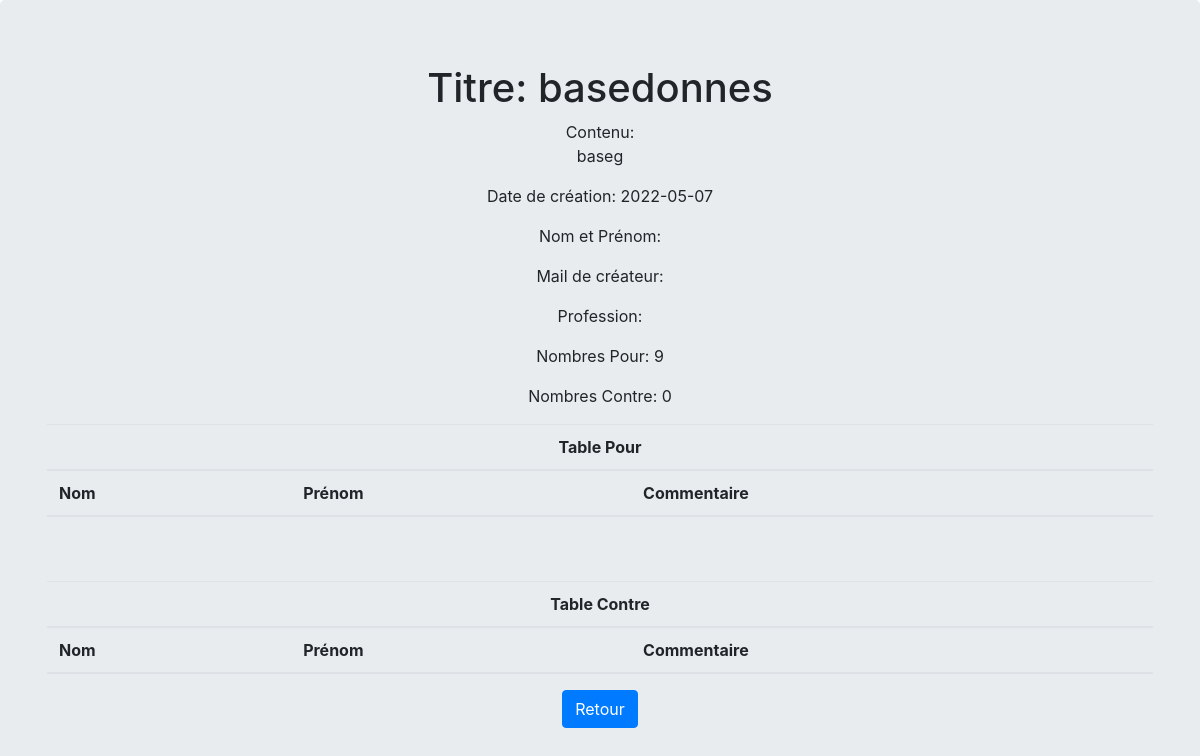
Screenshot of /voirpetadmin.php?id=20 with the database file from the repository.
### tables this page shows
CREATE TABLE IF NOT EXISTS `petition` (
  `petition_id` int(8) NOT NULL AUTO_INCREMENT,
  `petition_titre` text NOT NULL,
  `petition_text` text NOT NULL,
  `petition_date` date NOT NULL,
  `avec` int(10) DEFAULT '0',
  `contre` int(10) DEFAULT '0',
  `user_id` int(8) NOT NULL,
  PRIMARY KEY (`petition_id`),
  KEY `user_id` (`user_id`)
);

### voirpetadmin.php (the view, shortened to what this page needs)
<link rel="stylesheet" href="https://stackpath.bootstrapcdn.com/bootstrap/4.3.1/css/bootstrap.min.css">
<?php
    if(isset($_GET['id'])){
        $idp = $_GET['id'];
    $servername = 'localhost';
    $username = 'root';
    $password = '';
    $dbname = 'pweb';
    try{
        $dbco = new PDO("mysql:host=$servername;dbname=$dbname", $username, $password);
        $dbco->setAttribute(PDO::ATTR_ERRMODE, PDO::ERRMODE_EXCEPTION);
        $sth = $dbco->prepare("SELECT * FROM petition WHERE petition_id = :idp");
        $sth->bindParam(':idp', $idp);
        $sth->execute();
        $result = $sth->fetchAll();
        if(count($result) == 0){
            $msgpetition = "Petition inexistante";
            header("Location: home.php");
        }
        else{
            $titre = $result[0]['petition_titre'];
            $contenu = $result[0]['petition_text'];
            $date = $result[0]['petition_date'];
            $avec = $result[0]['avec'];
            $contre = $result[0]['contre'];
            $sth = $dbco->prepare("SELECT * FROM utilisateur WHERE user_id = :idu");
            $sth->bindParam(':idu', $idu);
            $sth->execute();
            $result = $sth->fetchAll();
            $nom = $result[0]['user_nom'];
            $prenom = $result[0]['user_pnom'];
            $mail = $result[0]['user_mail'];
            $profession = $result[0]['user_profession'];
            $sth = $dbco->prepare("SELECT * FROM petuser WHERE (user_id = :idu) AND (petition_id = :idp)");
            $sth->bindParam(':idp', $idp);
            $sth->bindParam(':idu', $idu);
            $sth->execute();
            $result = $sth->fetchAll();
        }
            if(count($result) != 0){
                echo "<script> alert('Vous avez deja signé cette petition'); </script>";
                echo "<script> window.location.href='petaff.php'; </script>";
            }
            else{
                echo "<center>";
                    echo "<div class='jumbotron'>";
                        echo "<div class='container'>";
                            echo "<div class='row'>";
                                echo "<div class='col-md-12'>";
                                    echo "<h1>Titre: $titre</h1>";
                                    echo "<p>Contenu:<br> $contenu</p>";
                                    echo "<p>Date de création: $date</p>";
                                    echo "<p>Nom et Prénom: $nom $prenom</p>";
                                    echo "<p>Mail de créateur: $mail</p>";
                                    echo "<p>Profession: $profession</p>";
                                    echo "<p>Nombres Pour: $avec</p>";
                                    echo "<p>Nombres Contre: $contre</p>";
                                echo "</div>";
                            echo "</div>";
                        echo "</div>";
            echo "<div class='container'>";
            echo "<div class='row'>";
            echo "<div class='col-md-12'>";
            echo "<table class='table table-striped'>";
            echo "<thead>";
            echo "<tr><th colspan='3'><center>Table Pour</center></th></tr>";
            echo "<tr>";
            echo "<th scope='col'>Nom</th>";
            echo "<th scope='col'>Prénom</th>";
            echo "<th scope='col'>Commentaire</th>";
            echo "</tr>";
            echo "</thead>";
            echo "</table>";
            echo "</div>";
            echo "</div>";
            echo "</div>";
            echo"<br><br>";
            echo "<div class='container'>";
            echo "<div class='row'>";
            echo "<div class='col-md-12'>";
            echo "<table class='table table-striped'>";
            echo "<thead>";
            echo "<tr><th colspan='3'><center>Table Contre</center></th></tr>";
            echo "<tr>";
            echo "<th scope='col'>Nom</th>";
            echo "<th scope='col'>Prénom</th>";
            echo "<th scope='col'>Commentaire</th>";
            echo "</tr>";
            echo "</thead>";
            echo "</table>";
            echo "</div>";
            echo "</div>";
            echo "</div>";
                        echo "<a href='admin.php' class='btn btn-primary'>Retour</a>";
                    echo "</div>";
                echo "</center>";
            }
    }
    catch(PDOException $e){
        echo "Connection failed: " . $e->getMessage();
    }
}
?>

### rows the page displays
petition: petition_titre "basedonnes", petition_text "baseg", petition_date "2022-05-07", avec "9", contre "0"
